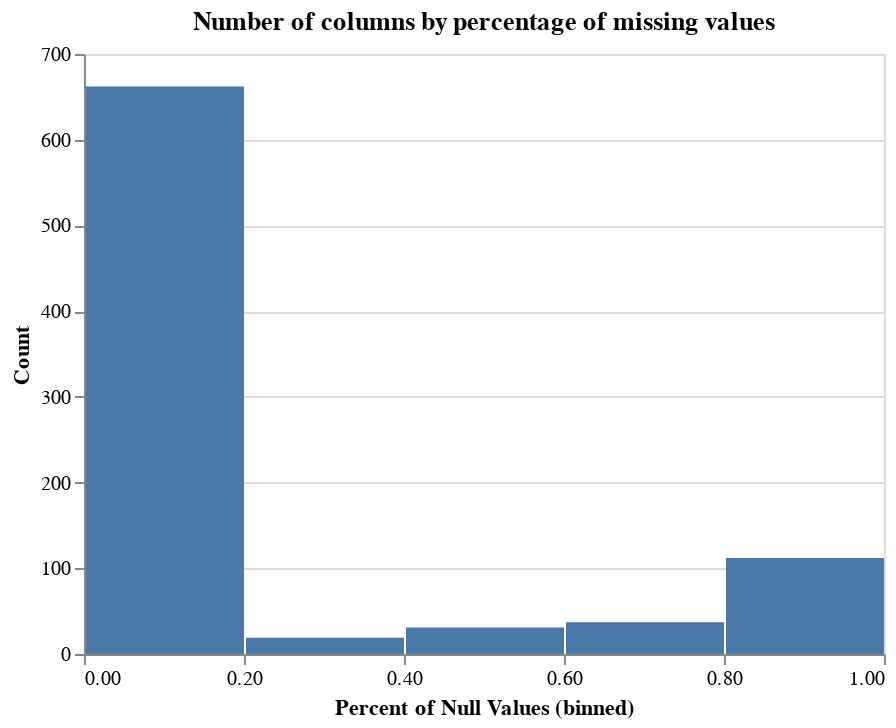

Notebook code for this chart:
### Code cell
alt.Chart(null_rate).mark_bar().encode(
    alt.X("Null_rate:Q", bin=alt.Bin(maxbins=5),title="Percent of Null Values (binned)"),
    y=alt.Y('count()', title="Count")).properties(
    title='Number of columns by percentage of missing values'
)

### Figure 1 — Vega-Lite specification as saved in the notebook (floating-point values rounded to 4 significant figures; data arrays with more than 128 entries replaced by an {"elided": "..."} marker saying what was removed)
{"$schema": "https://vega.github.io/schema/vega-lite/v3.4.0.json", "config": {"mark": {"tooltip": null}, "view": {"height": 300, "width": 400}}, "data": {"name": "data-10809f928bb692c3891531bd2a681b01"}, "datasets": {"data-10809f928bb692c3891531bd2a681b01": {"elided": "861 records"}}, "encoding": {"x": {"bin": {"maxbins": 5}, "field": "Null_rate", "title": "Percent of Null Values (binned)", "type": "quantitative"}, "y": {"aggregate": "count", "title": "Count", "type": "quantitative"}}, "mark": "bar", "title": "Number of columns by percentage of missing values"}
